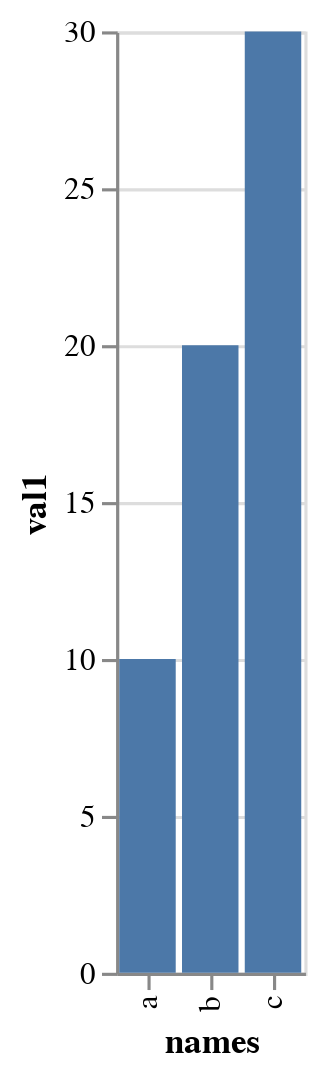

Notebook cell for this chart:
### Markdown cell above
Review

### Code cell
chart = (alt.Chart(simple_df)
           .mark_bar()
           .encode(x = "names",
                   y = "val1"))
chart

### Figure 1 — Vega-Lite specification as saved in the notebook (floating-point values rounded to 4 significant figures)
{"config": {"view": {"continuousWidth": 400, "continuousHeight": 300}}, "data": {"name": "data-14a3fce87a9d94732a49786179f3ea4d"}, "mark": "bar", "encoding": {"x": {"type": "nominal", "field": "names"}, "y": {"type": "quantitative", "field": "val1"}}, "$schema": "https://vega.github.io/schema/vega-lite/v4.8.1.json", "datasets": {"data-14a3fce87a9d94732a49786179f3ea4d": [{"names": "a", "val1": 10.0, "val2": 10.0}, {"names": "b", "val1": 20.0, "val2": 20.0}, {"names": "c", "val1": 30.0, "val2": 30.0}]}}
